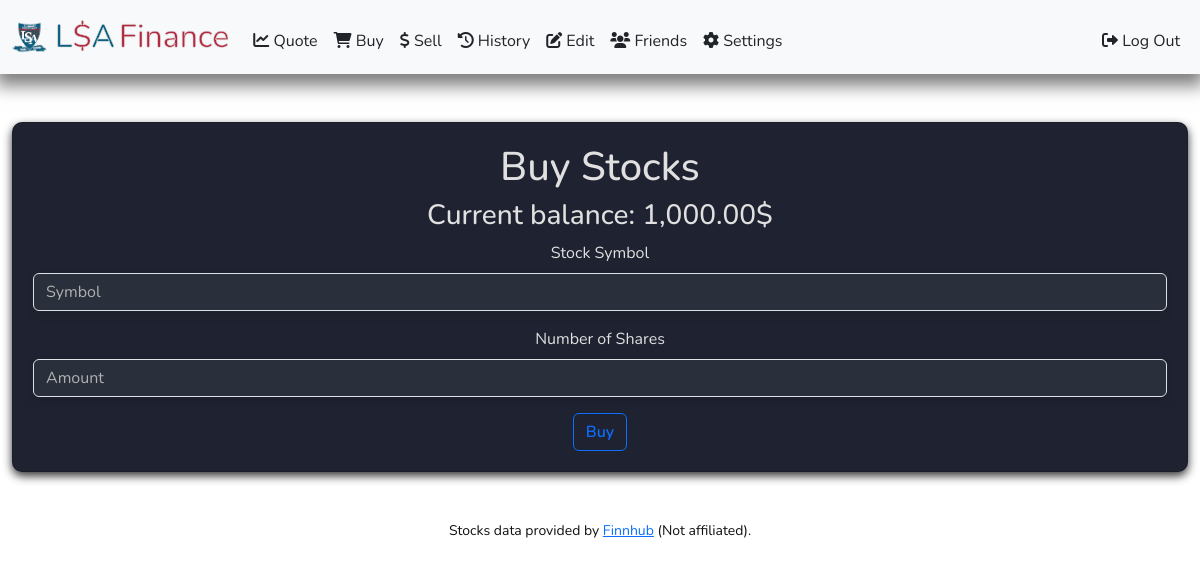
Before: /buy (signed in) with the older database file.
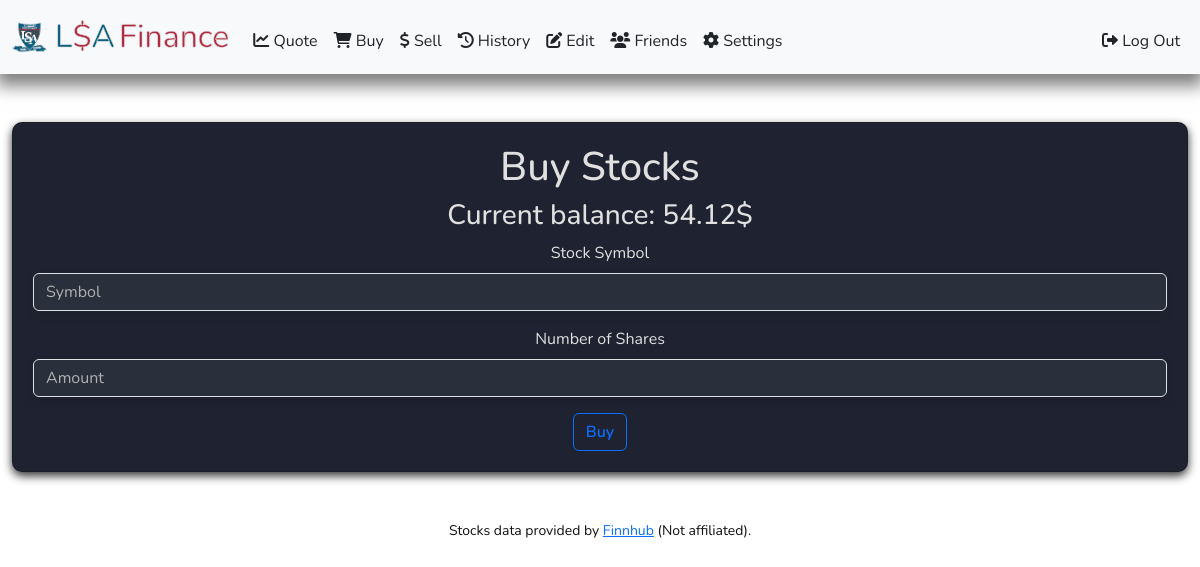
After: the same page with the newer database file.
### tables this page shows
CREATE TABLE accounts (
        id INTEGER PRIMARY KEY AUTOINCREMENT,
        user_id INTEGER,
        balance NUMERIC DEFAULT 1000.00,
        FOREIGN KEY (user_id) REFERENCES users(id)
    );

### app.py (the view, shortened to what this page needs)
@app.route("/buy", methods=["GET", "POST"])
@login_required
@using_database
def buy(connected):
    if request.method == "GET":
        db = connected.cursor()
        db_request = db.execute("SELECT balance FROM accounts WHERE user_id = ?", [session["user_id"]]).fetchone()
        user_balance = float(db_request[0])
        return render_template("buy.html", userBalance=user_balance)

### helpers.py (called while the page is built)
def login_required(f):
    @wraps(f)
    def decorated_function(*args, **kwargs):
        if "user_id" not in session or session["user_id"] is None:
            return redirect("/login")
        return f(*args, **kwargs)
    return decorated_function

def using_database(function):
    @wraps(function)
    def decorated_function(*args, **kwargs):
        def get_db():
            if 'db' not in g:
                g.db = sqlite3.connect('database.db')
            return g.db
        def close_db(e=None):
            db = g.pop('db', None)
            if db is not None:
                db.close()
        db = get_db()
        try:
            return function(db, *args, **kwargs)
        finally:
            close_db()
    return decorated_function

def usd(value):
    return f"{value:,.2f}$"

### templates/buy.html (shortened to what this page needs)
{% extends "layout.html" %}
{% block main %}
<div class="card">
    <h1>Buy Stocks</h1>
    <h3>Current balance: {{ userBalance | usd }}</h3>
    <form action="/buy" method="post" id="buyForm">
        <div class="mb-3">
            <label for="symbol" class="form-label">Stock Symbol</label>
            <input type="text" class="form-control" id="symbol" name="symbol" placeholder="Symbol" required>
        </div>
        <div class="mb-3">
            <label for="amount" class="form-label">Number of Shares</label>
            <input type="number" class="form-control" id="amount" name="amount" placeholder="Amount" min="1" required>
        </div>
        <button type="submit" class="btn btn-outline-primary" id="buyStockBtn">Buy</button>
    </form>
</div>
{% endblock %}

### templates/layout.html (shortened to what this page needs)
<!DOCTYPE html>
<html lang="en">
<head>
    <link rel="stylesheet" href="https://cdnjs.cloudflare.com/ajax/libs/font-awesome/6.0.0-beta3/css/all.min.css">
    <link href="https://cdn.jsdelivr.net/npm/bootstrap@5.3.0-alpha1/dist/css/bootstrap.min.css" rel="stylesheet">
    <link href="/static/styles.css" rel="stylesheet">
</head>
<body>
    <nav class="navbar navbar-expand-md">
        <div class="container-fluid">
            <a class="navbar-brand contour-text d-flex align-items-center" href="/home">
                <img src="../static/lsa_logo.png" alt="LSA Logo" width="35" height="35" class="me-2">
                <span class="blue">L</span><span class="red">$</span><span class="blue">A</span>
                <span class="red ms-1">Finance</span>
            </a>
            <div class="collapse navbar-collapse" id="navbar">
                {% if session["user_id"] %}
                    <ul class="navbar-nav me-auto mt-2">
                        <li class="nav-item"><a class="nav-link" href="/quote"><i class="fas fa-chart-line"></i> Quote</a></li>
                        <li class="nav-item"><a class="nav-link" href="/buy"><i class="fas fa-shopping-cart"></i> Buy</a></li>
                        <li class="nav-item"><a class="nav-link" href="/sell"><i class="fas fa-dollar-sign"></i> Sell</a></li>
                        <li class="nav-item"><a class="nav-link" href="/history"><i class="fas fa-history"></i> History</a></li>
                        <li class="nav-item"><a class="nav-link" href="/edit"><i class="fas fa-edit"></i> Edit</a></li>
                        <li class="nav-item"><a class="nav-link" href="/friends"><i class="fas fa-users"></i> Friends</a></li>
                        <li class="nav-item"><a class="nav-link" href="/settings"><i class="fas fa-cog"></i> Settings</a></li>
                    </ul>
                    <ul class="navbar-nav ms-auto mt-2">
                        <li class="nav-item"><a class="nav-link" href="/logout"><i class="fa-solid fa-right-from-bracket"></i> Log Out</a></li>
                    </ul>
                {% else %}
                    <ul class="navbar-nav ms-auto mt-2">
                        <li class="nav-item"><a class="nav-link" href="/register">Register</a></li>
                        <li class="nav-item"><a class="nav-link" href="/login">Log In</a></li>
                    </ul>
                {% endif %}
            </div>
        </div>
    </nav>
    <main class="container-fluid py-5 text-center">
        {% block main %}{% endblock %}
    </main>
    <footer class="mb-5 small text-center">
        Stocks data provided by <a href="https://finnhub.io" target="_blank" rel="noopener">Finnhub</a> (Not affiliated).
    </footer>
</body>
</html>

### static/styles.css (style rules this page uses)
nav .navbar-brand { font-size: xx-large; }
nav .navbar-brand .blue { color: #0c5f7d; }
nav .navbar-brand .red { color: #b32a40; }
body.light-mode { background-color: #ffffff; color: #111111; }
body { font-family: "Nunito", sans-serif; margin: 0; padding: 0; }
.card { background-color: #1f2230; color: #e0e0e0; border-radius: 10px; padding: 20px; box-shadow: 0 4px 10px rgba(0, 0, 0, 0.8); }
.navbar { box-shadow: 0 8px 16px 4px rgba(0, 0, 0, 0.5); transition: background-color 0.3s, color 0.3s; }
body.light-mode .navbar { background-color: #f8f9fa; }
body.light-mode .nav-link, body.light-mode .navbar-brand { color: #212529 !important; }
.contour-text { -webkit-text-stroke: 0.5px #e0e0e0; text-shadow: 0 0 2px rgba(224, 224, 224, 0.6); }
input, select, textarea { background-color: #2a2f3c !important; color: #e0e0e0 !important; box-shadow: 0 4px 8px rgba(0, 0, 0, 0.1); border: none; padding: 6px 10px; border-radius: 4px; }
input::placeholder, textarea::placeholder { color: #b0b0b0 !important; }
.btn { font-weight: 600; }

Changed rows visible on the page:
now on this page (row edited): accounts: balance "54.12$"
Other visible differences:
{{ userBalance | usd }}: "1,000.00$" → (not shown)
